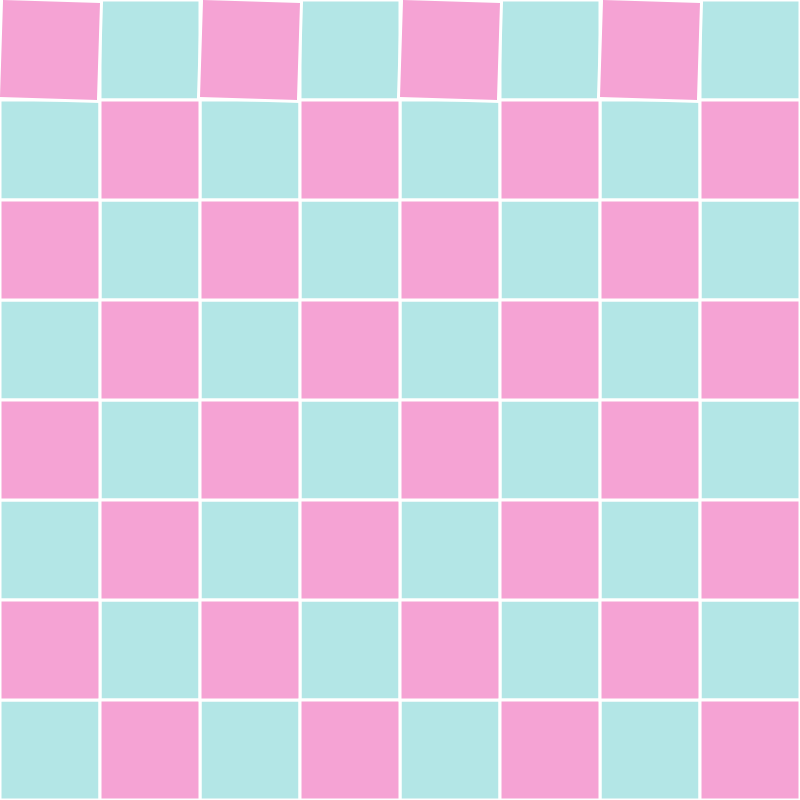
Frame 1 (no input)
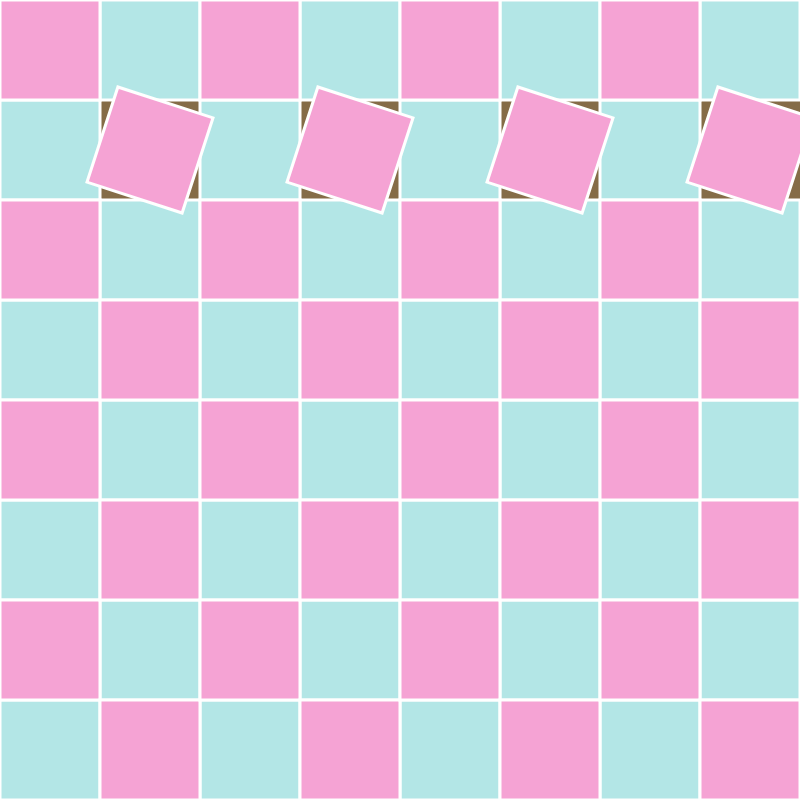
Frame 60 (no input)
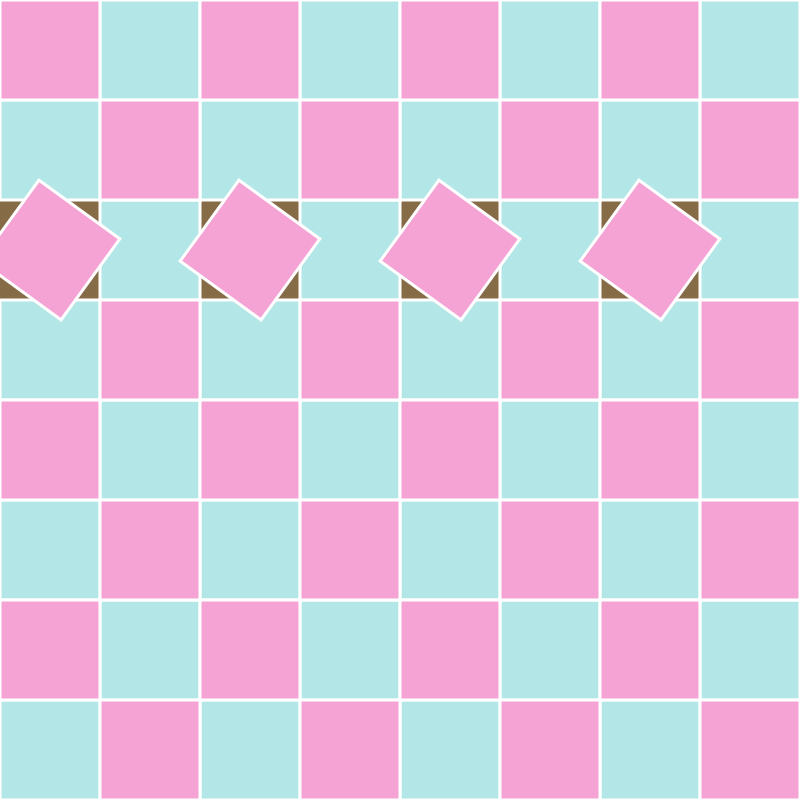
Frame 120 (the mouse pressed at the canvas centre since frame 60)

The p5.js sketch that drew these frames (run headless with seeded random() and noise() and a simulated clock; from frame 60 on, the mouse is pressed at the canvas centre):

// p5.js sketch
// ── sketch.js
var count = 8;
var side = 800;
var gap = side / count;
var start = gap / 2;
var tick = 0.0;

function setup() {
  colorMode(HSL, 100);
  createCanvas(side, side);
  stroke(100);
  strokeWeight(3);
}

function draw() {
  tick += 0.02;
  var lx;
  var ly;
  background(10, 30, 40);
  for (let i = 0; i < count; i++) {
    for (let j = 0; j < count; j++) {
      if ((i + j) % 2 == 1) {
        push();
        lx = i * gap + (gap / 2);
        ly = j * gap + (gap / 2);
        translate(lx, ly);
        fill(50, 50, 80);
        rect(-gap/2, -gap/2, gap,  gap)
        pop();
      }
    }
  }
  for (let x = 0; x < count; x++) {
    for (let y = 0; y < count; y++) {
      if ((x + y) % 2 == 0) {
        push();
        lx = x * gap + (gap / 2);
        ly = y * gap + (gap / 2);
        translate(lx, ly);
        if (animate(tick, y)) {
          rotate(animationAngle(tick, y));
        }
        fill(90, 80, 80);
        rect(-gap/2, -gap/2, gap,  gap);
        pop();
      }
    }
  }
}

function animate(tick, row) {
  let tickIndex = tick % (count * 1.0);
  return (tickIndex > row && tickIndex < row + 1);
}

function animationAngle(tick, row) {
  return lerp(0, PI / 2, tick - row);
}
